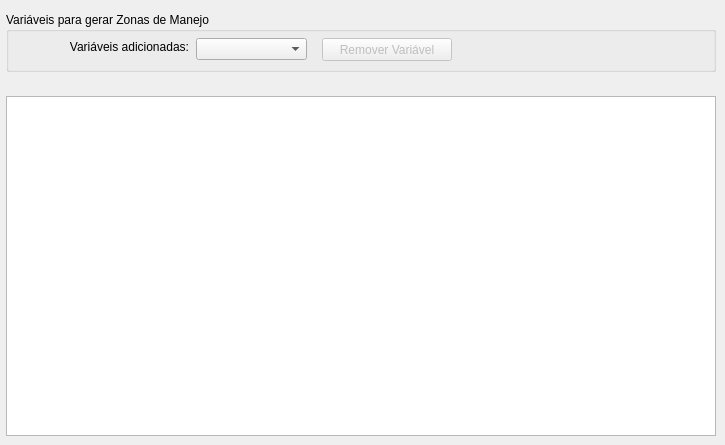
     <widget class="QWidget" name="tab_9">
      <attribute name="title">
       <string>Variáveis para Gerar ZM</string>
      </attribute>
      <widget class="QTableWidget" name="datatable_ZM">
       <property name="geometry">
        <rect>
         <x>6</x>
         <y>96</y>
         <width>710</width>
         <height>340</height>
        </rect>
       </property>
       <property name="sizeIncrement">
        <size>
         <width>0</width>
         <height>0</height>
        </size>
       </property>
       <property name="baseSize">
        <size>
         <width>0</width>
         <height>0</height>
        </size>
       </property>
       <property name="rowCount">
        <number>0</number>
       </property>
       <property name="columnCount">
        <number>0</number>
       </property>
      </widget>
      <widget class="QGroupBox" name="groupBox_ZM_Remove_Var">
       <property name="geometry">
        <rect>
         <x>6</x>
         <y>12</y>
         <width>710</width>
         <height>60</height>
        </rect>
       </property>
       <property name="title">
        <string>Variáveis para gerar Zonas de Manejo</string>
       </property>
       <widget class="QLabel" name="label_31">
        <property name="geometry">
         <rect>
          <x>23</x>
          <y>27</y>
          <width>160</width>
          <height>16</height>
         </rect>
        </property>
        <property name="text">
         <string>Variáveis adicionadas:</string>
        </property>
        <property name="alignment">
         <set>Qt::AlignRight|Qt::AlignTrailing|Qt::AlignVCenter</set>
        </property>
       </widget>
       <widget class="QPushButton" name="pushButton_ZM_Remove_Var">
        <property name="enabled">
         <bool>false</bool>
        </property>
        <property name="geometry">
         <rect>
          <x>316</x>
          <y>26</y>
          <width>130</width>
          <height>23</height>
         </rect>
        </property>
        <property name="text">
         <string>Remover Variável</string>
        </property>
       </widget>
       <widget class="QComboBox" name="comboBox_ZM_var">
        <property name="enabled">
         <bool>true</bool>
        </property>
        <property name="geometry">
         <rect>
          <x>190</x>
          <y>26</y>
          <width>111</width>
          <height>22</height>
         </rect>
        </property>
       </widget>
      </widget>
     </widget>
